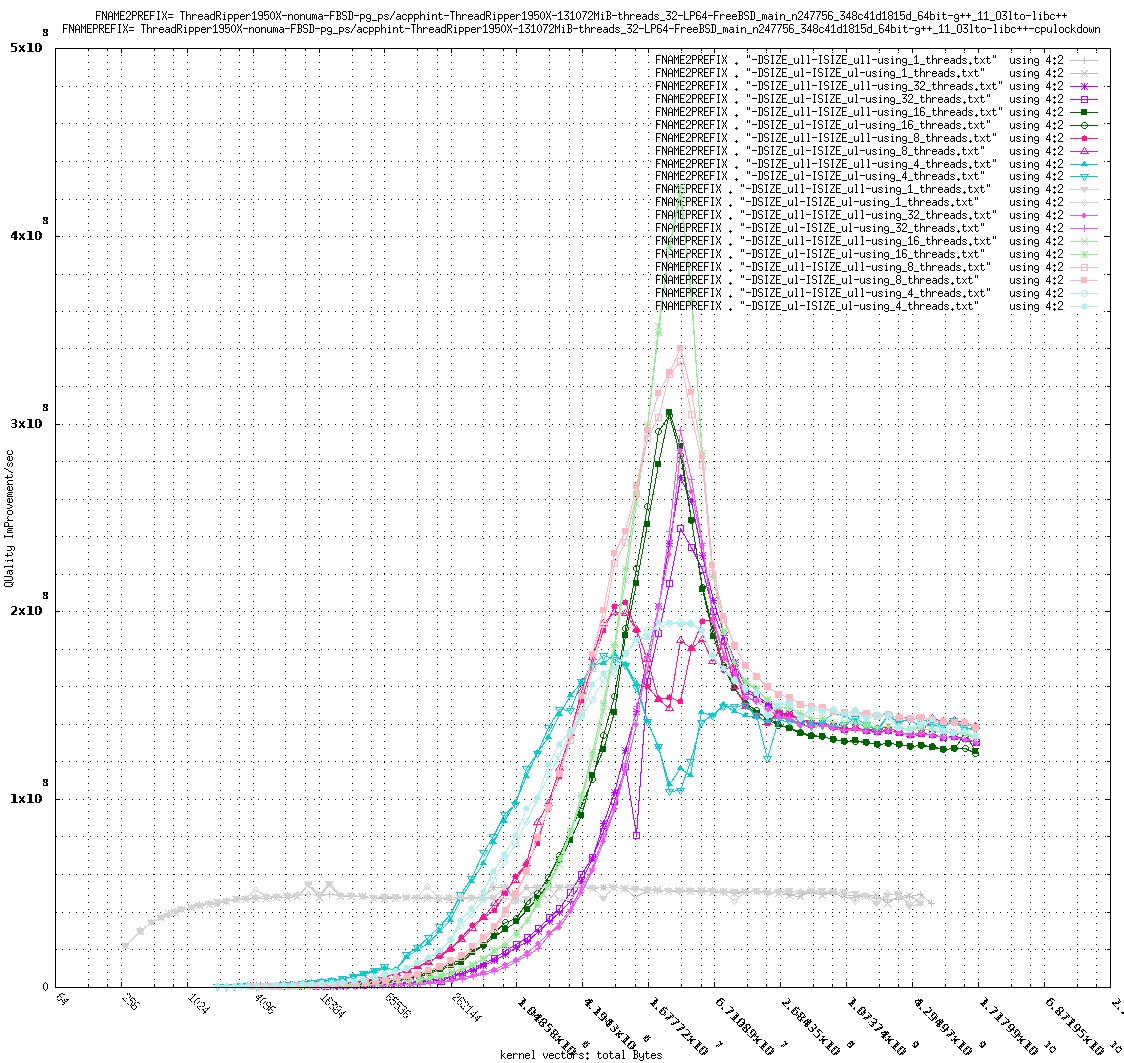

gnuplot code for this plot:
reset session
GNUTERM = "x11"
COMPILERLIBRARY= "g++_11_O3lto-libc++-cpulockdown"
FNAMEPREFIX=     "ThreadRipper1950X-nonuma-FBSD-pg_ps/acpphint-ThreadRipper1950X-131072MiB-threads_32-LP64-FreeBSD_main_n247756_348c41d1815d_64bit-" . COMPILERLIBRARY
COMPILERLIBRARY2="g++_11_O3lto-libc++"
FNAME2PREFIX=    "ThreadRipper1950X-nonuma-FBSD-pg_ps/acpphint-ThreadRipper1950X-131072MiB-threads_32-LP64-FreeBSD_main_n247756_348c41d1815d_64bit-" . COMPILERLIBRARY2
RAMLOWERBOUND=   64
RAMUPPERBOUND=   2**38
QUIPSUPPERBOUND= 5e8
TIMELOWERBOUND=  1e-8
TIMEUPPERBOUND=  1.6
set title "FNAME2PREFIX= " . FNAME2PREFIX . "\nFNAMEPREFIX= " . FNAMEPREFIX noenhanced
set ylabel "QUality ImProvement/sec"
unset logscale y
set ytics border mirror
set mytics 5
RAMLABEL= "kernel vectors: total Bytes"
RAMLOGSCALE= 4
TIMELABEL= "Median for: mean seconds per lap"
TIMELOGSCALE= 10
set xlabel RAMLABEL
set logscale x RAMLOGSCALE
set xtics border mirror in RAMLOGSCALE rotate by -45
set mxtics RAMLOGSCALE-1
set grid xtics mxtics ytics mytics
plot [RAMLOWERBOUND:RAMUPPERBOUND][0:QUIPSUPPERBOUND] \
 FNAME2PREFIX . "-DSIZE_ull-ISIZE_ull-using_1_threads.txt"  using 4:2 with linespoints linecolor rgb "dark-grey" \
,FNAME2PREFIX . "-DSIZE_ul-ISIZE_ul-using_1_threads.txt"    using 4:2 with linespoints linecolor rgb "dark-grey" \
,FNAME2PREFIX . "-DSIZE_ull-ISIZE_ull-using_32_threads.txt" using 4:2 with linespoints linecolor rgb "dark-magenta" \
,FNAME2PREFIX . "-DSIZE_ul-ISIZE_ul-using_32_threads.txt"   using 4:2 with linespoints linecolor rgb "dark-magenta" \
,FNAME2PREFIX . "-DSIZE_ull-ISIZE_ull-using_16_threads.txt" using 4:2 with linespoints linecolor rgb "dark-green" \
,FNAME2PREFIX . "-DSIZE_ul-ISIZE_ul-using_16_threads.txt"   using 4:2 with linespoints linecolor rgb "dark-green" \
,FNAME2PREFIX . "-DSIZE_ull-ISIZE_ull-using_8_threads.txt"  using 4:2 with linespoints linecolor rgb "dark-pink" \
,FNAME2PREFIX . "-DSIZE_ul-ISIZE_ul-using_8_threads.txt"    using 4:2 with linespoints linecolor rgb "dark-pink" \
,FNAME2PREFIX . "-DSIZE_ull-ISIZE_ull-using_4_threads.txt"  using 4:2 with linespoints linecolor rgb "dark-turquoise" \
,FNAME2PREFIX . "-DSIZE_ul-ISIZE_ul-using_4_threads.txt"    using 4:2 with linespoints linecolor rgb "dark-turquoise" \
,FNAMEPREFIX . "-DSIZE_ull-ISIZE_ull-using_1_threads.txt"   using 4:2 with linespoints linecolor rgb "light-grey" \
,FNAMEPREFIX . "-DSIZE_ul-ISIZE_ul-using_1_threads.txt"     using 4:2 with linespoints linecolor rgb "light-grey" \
,FNAMEPREFIX . "-DSIZE_ull-ISIZE_ull-using_32_threads.txt"  using 4:2 with linespoints linecolor rgb "light-magenta" \
,FNAMEPREFIX . "-DSIZE_ul-ISIZE_ul-using_32_threads.txt"    using 4:2 with linespoints linecolor rgb "light-magenta" \
,FNAMEPREFIX . "-DSIZE_ull-ISIZE_ull-using_16_threads.txt"  using 4:2 with linespoints linecolor rgb "light-green" \
,FNAMEPREFIX . "-DSIZE_ul-ISIZE_ul-using_16_threads.txt"    using 4:2 with linespoints linecolor rgb "light-green" \
,FNAMEPREFIX . "-DSIZE_ull-ISIZE_ull-using_8_threads.txt"   using 4:2 with linespoints linecolor rgb "light-pink" \
,FNAMEPREFIX . "-DSIZE_ul-ISIZE_ul-using_8_threads.txt"     using 4:2 with linespoints linecolor rgb "light-pink" \
,FNAMEPREFIX . "-DSIZE_ull-ISIZE_ull-using_4_threads.txt"   using 4:2 with linespoints linecolor rgb "light-turquoise" \
,FNAMEPREFIX . "-DSIZE_ul-ISIZE_ul-using_4_threads.txt"     using 4:2 with linespoints linecolor rgb "light-turquoise" \
#    EOF
